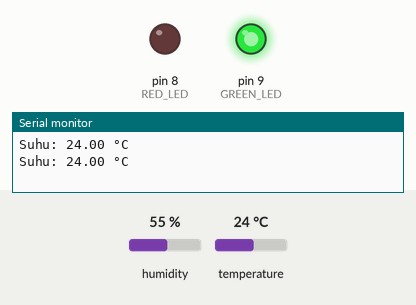
Bench run of a sketch on a simulated Arduino Uno, built with avr-gcc and run on an emulated ATmega328P. On the bench: output pins drawn as LEDs (lit = HIGH), the last lines printed to the serial monitor. The inputs (shaded band) are chosen by the test bench; at power-on: temperature 24 °C, humidity 55 %.

Above: at 4.8 s.
4.9 s: temperature set to 38 °C
7.9 s: temperature set to 41 °C
At 9.1 s:
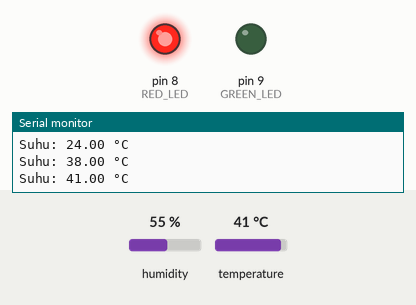
10.9 s: temperature set to 12 °C
At 12.7 s:
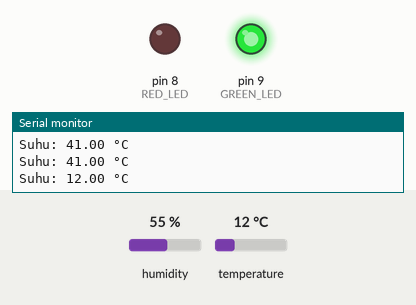
Timing chart, 0 to 14.2 s (numbered marks = the images above; inputs shaded):
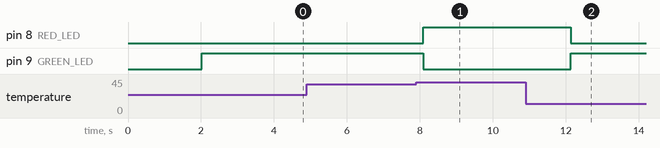

Measured:
- the behaviour switches between 39 and 40 °C on temperature (found by bisection; images 0 and 1)
- after the input at 7.9 s, pin 8 (RED_LED): LOW → HIGH after 0.20 s; pin 9 (GREEN_LED): HIGH → LOW after 0.20 s
- after the input at 10.9 s, pin 8 (RED_LED): HIGH → LOW after 1.2 s; pin 9 (GREEN_LED): LOW → HIGH after 1.2 s

The sketch:

temperature_sensor.ino
```cpp
#include <DHT.h>

#define DHTPIN 2     // Pin data DHT11 terhubung ke pin 2
#define DHTTYPE DHT11   // Tipe sensor DHT

#define RED_LED 8
#define GREEN_LED 9

DHT dht(DHTPIN, DHTTYPE);

void setup() {
  Serial.begin(9600);
  dht.begin();
  pinMode(RED_LED, OUTPUT);
  pinMode(GREEN_LED, OUTPUT);
}

void loop() {
  delay(2000);
  float temperature = dht.readTemperature();
  Serial.print("Suhu: ");
  Serial.print(temperature);
  Serial.println(" °C");

  if (temperature >= 40) {
    digitalWrite(RED_LED, HIGH);
    digitalWrite(GREEN_LED, LOW);
  } else {
    digitalWrite(RED_LED, LOW);
    digitalWrite(GREEN_LED, HIGH);
  }
}
```
